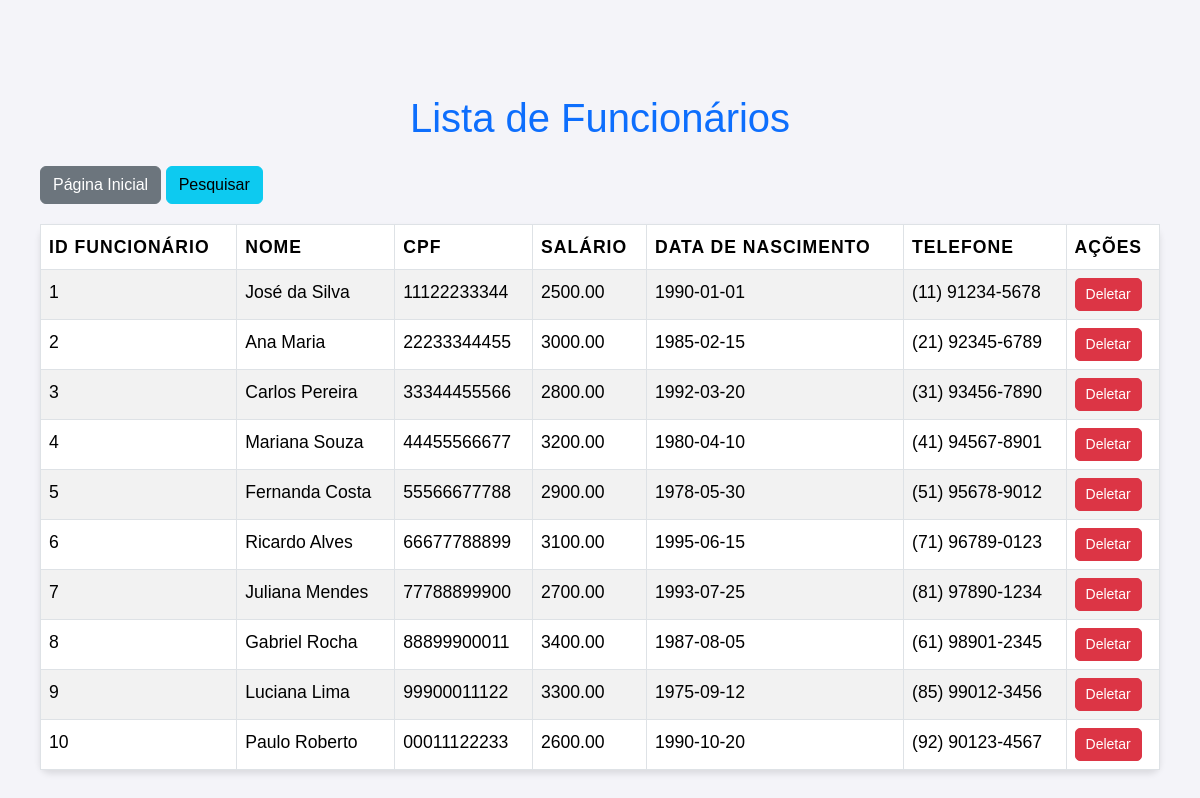
The page /funcionariosql.php (signed in) on the database its author committed.
### tables this page shows
CREATE TABLE IF NOT EXISTS `funcionario` (
  `idfuncionario` INT NOT NULL AUTO_INCREMENT,
  `nome` VARCHAR(100) NOT NULL,
  `cpf` VARCHAR(45) NOT NULL,
  `salario` DECIMAL(10,2) NOT NULL,
  `data_de_nascimento` DATE NOT NULL,
  `telefone` VARCHAR(45) NOT NULL,
  PRIMARY KEY (`idfuncionario`));

### public/funcionariosql.php (the view, shortened to what this page needs)
<?php
require_once "../controle/conexao.php";
?>
<!DOCTYPE html>
<html lang="pt-br">
<head>
    <link href="https://cdn.jsdelivr.net/npm/bootstrap@5.3.3/dist/css/bootstrap.min.css" rel="stylesheet">
    <link rel="stylesheet" href="./css/estilo.css">
</head>
<body>
    <div class="container my-4">
        <h1 class="text-center text-primary mb-4">Lista de Funcionários</h1>
        <div class="mb-3">
            <a href="home.php" class="btn btn-secondary">Página Inicial</a>
            <a href="../controle/pesquisarfuncionario.php" class="btn btn-info">Pesquisar</a>
        </div>
        <table class="table table-bordered table-striped table-hover">
            <thead class="thead-dark">
                <tr>
                    <th>ID Funcionário</th>
                    <th>Nome</th>
                    <th>CPF</th>
                    <th>Salário</th>
                    <th>Data de Nascimento</th>
                    <th>Telefone</th>
                    <th>Ações</th>
                </tr>
            </thead>
            <tbody>
                <?php
                $campo = 'idfuncionario';
                $tabela = 'funcionario';
                $loc = 'funcionariosql.php';
                $sql = "SELECT * FROM funcionario";
                $resultados = mysqli_query($conexao, $sql);
                while ($linha = mysqli_fetch_array($resultados)) {
                    $id = $linha['idfuncionario'];
                    $nome = $linha['nome'];
                    $cpf = $linha['cpf'];
                    $salario = $linha['salario'];
                    $data_de_nascimento = $linha["data_de_nascimento"];
                    $telefone = $linha["telefone"];
                    echo "<tr>";
                    echo "<td>{$id}</td>";
                    echo "<td>{$nome}</td>";
                    echo "<td>{$cpf}</td>";
                    echo "<td>{$salario}</td>";
                    echo "<td>{$data_de_nascimento}</td>";
                    echo "<td>{$telefone}</td>";
                    echo "<td>
                            <a href='../controle/deletar.php?id={$id}&campo={$campo}&tabela={$tabela}&loc={$loc}' class='btn btn-danger btn-sm'>Deletar</a>
                        </td>";
                    echo "</tr>";
                }
                ?>
            </tbody>
        </table>
    </div>
</body>
</html>

### public/css/estilo.css (style rules this page uses)
* { margin: 0; padding: 0; box-sizing: border-box; }
:root { --cor-principal: #007BFF; --cor-secundaria: #4CAF50; --cor-accent: #f44336; --cor-background: #f4f4f9; --cor-texto: #333; }
body { font-family: 'Arial', sans-serif; font-size: 16px; color: var(--cor-texto); background-color: var(--cor-background); line-height: 1.6; margin: 0; padding: 20px; }
.container { margin: 0 auto; padding: 20px; max-width: 1200px; }
h1 { text-align: center; margin: 30px 0 20px 0; font-size: 2.5rem; color: var(--cor-secundaria); }
a { text-decoration: none; color: #ffffff; background-color: var(--cor-principal); padding: 10px 15px; border-radius: 5px; transition: background-color 0.3s ease, transform 0.3s ease; }
table { width: 100%; margin-top: 20px; border-collapse: collapse; background-color: #ffffff; border-radius: 10px; box-shadow: 0px 4px 6px rgba(0, 0, 0, 0.1); }
th, td { padding: 12px 20px; text-align: left; border-bottom: 2px solid #ddd; font-size: 1.1em; color: var(--cor-texto); }
th { background-color: var(--cor-principal); color: #fff; font-weight: bold; text-transform: uppercase; letter-spacing: 1px; }
tr:nth-child(odd) { background-color: #f9f9f9; }
tr:nth-child(even) { background-color: #f3f3f3; }
a[href*="deletar"] { background-color: #dc3545; color: white; padding: 5px 10px; border-radius: 5px; transition: background-color 0.3s ease; }

### rows shown on the page
funcionario: idfuncionario "1", nome "José da Silva", cpf "11122233344", salario "2500.00", data_de_nascimento "1990-01-01", telefone "(11) 91234-5678"
funcionario: idfuncionario "2", nome "Ana Maria", cpf "22233344455", salario "3000.00", data_de_nascimento "1985-02-15", telefone "(21) 92345-6789"
funcionario: idfuncionario "3", nome "Carlos Pereira", cpf "33344455566", salario "2800.00", data_de_nascimento "1992-03-20", telefone "(31) 93456-7890"
funcionario: idfuncionario "4", nome "Mariana Souza", cpf "44455566677", salario "3200.00", data_de_nascimento "1980-04-10", telefone "(41) 94567-8901"
funcionario: idfuncionario "5", nome "Fernanda Costa", cpf "55566677788", salario "2900.00", data_de_nascimento "1978-05-30", telefone "(51) 95678-9012"
funcionario: idfuncionario "6", nome "Ricardo Alves", cpf "66677788899", salario "3100.00", data_de_nascimento "1995-06-15", telefone "(71) 96789-0123"
funcionario: idfuncionario "7", nome "Juliana Mendes", cpf "77788899900", salario "2700.00", data_de_nascimento "1993-07-25", telefone "(81) 97890-1234"
funcionario: idfuncionario "8", nome "Gabriel Rocha", cpf "88899900011", salario "3400.00", data_de_nascimento "1987-08-05", telefone "(61) 98901-2345"
funcionario: idfuncionario "9", nome "Luciana Lima", cpf "99900011122", salario "3300.00", data_de_nascimento "1975-09-12", telefone "(85) 99012-3456"
funcionario: idfuncionario "10", nome "Paulo Roberto", cpf "00011122233", salario "2600.00", data_de_nascimento "1990-10-20", telefone "(92) 90123-4567"
